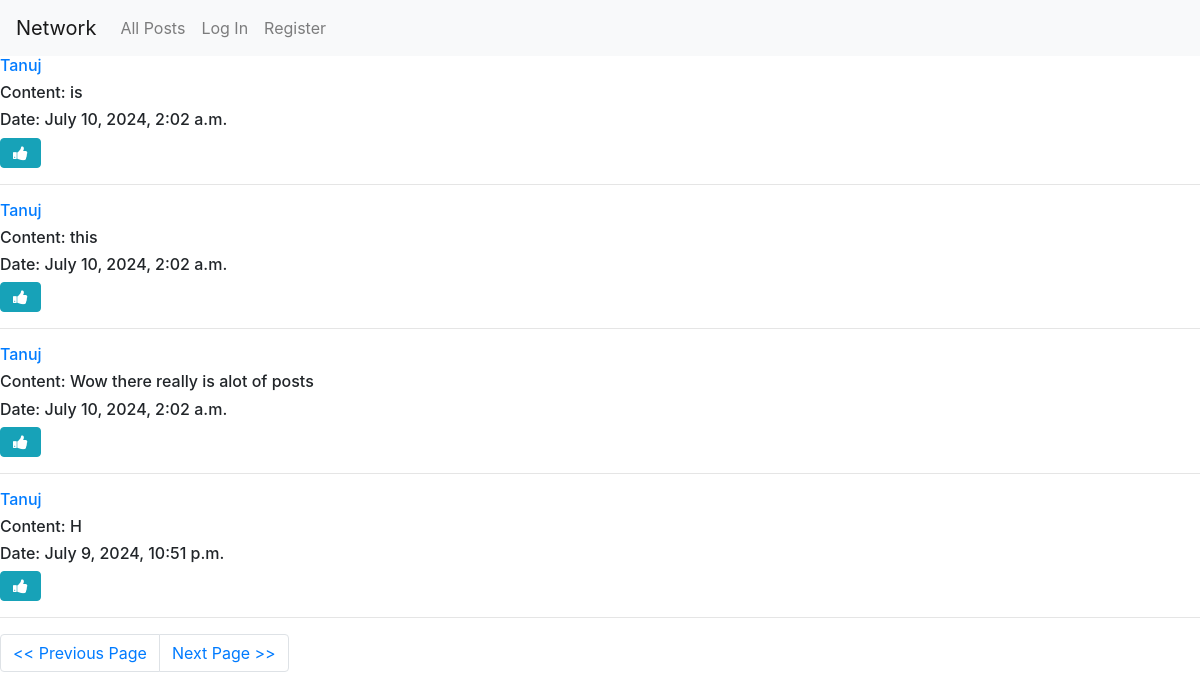
/?postindex=2, run on the app's committed database.
### network/models.py (models this page shows, shortened)
class Creatpost(models.Model):
    postcontent = models.CharField(max_length=500)
    user = models.ForeignKey(User, on_delete=models.CASCADE, related_name="authorofpost")
    datecreated = models.DateTimeField(auto_now_add=True)

class User(AbstractUser):
    pass

### network/views.py (the view)
# urls.py: path("", views.index, name="index"),
def index(request):
    totalposts = Creatpost.objects.all().order_by("id").reverse()
    paginator = Paginator(totalposts, 4 )
    pagenum = request.GET.get('postindex')
    pagepost = paginator.get_page(pagenum)
    totallikes = Likepost.objects.all()
    wholikedpost = []
    try:
        for Likes in totallikes:
            if Likes.user.id == request.user.id:
                wholikedpost.append(Likes.post.id)
    except:
        wholikedpost = []
    return render(request, "network/index.html",{
        "totalposts" : totalposts,
        "pagepost":pagepost,
        "wholikedpost":wholikedpost
    })

### network/templates/network/index.html (shortened to what this page needs)
{% extends "network/layout.html" %}
{% block body %}
    <div>
        {% for post in pagepost %}
            <h6><a href="{% url 'viewprofile' user_id=post.user.id %}">{{ post.user }}</a></h6>
            <h6 id="content_{{ post.id }}">Content: {{ post.postcontent }}</h6>
            <h6>Date: {{ post.datecreated }}</h6>
            {% if user == post.user %}
                <button data-toggle="modal" data-target="#editmodal_{{ post.id }}">Edit Your Post</button>
                <div class="modal" id="editmodal_{{ post.id }}" aria-labelledby="editmodal_{{ post.id }}_label" aria-hidden="true" tabindex="-1">
                    <div class="modal-dialog">
                      <div class="modal-content">
                        <div class="modal-header">
                          <h5 class="modal-title">Edit Post</h5>
                          <button type="button" class="btn-close" data-bs-dismiss="modal" aria-label="Close">X</button>
                        </div>
                        <div class="modal-body">
                          <textarea rows="10" id="textarea_{{ post.id }}" class="form-control" name="Editcontent">{{ post.postcontent }}</textarea>
                        </div>
                        <div class="modal-footer">
                          <button type="button" class="btn btn-secondary" data-bs-dismiss="modal">Close</button>
                          <button type="button" class="btn btn-primary" onclick="submitHandler({{post.id}})">Save changes</button>
                        </div>
                      </div>
                    </div>
                </div>
              {% else  %}
                {% if post.id in wholikedpost  %}
                <button class="btn btn-info fa fa-thumbs-down" id="{{ post.id }}" onclick="likeHandler({{post.id}}, {{wholikedpost}})"></button>
                {% else  %}
                <button class="btn btn-info fa fa-thumbs-up" id="{{ post.id }}" onclick="likeHandler({{post.id}}, {{wholikedpost}})"></button>
                {% endif  %}
              {% endif %}
            <hr>
        {% endfor %}
    </div>
    <nav aria-label="Page navigation example">
        <ul class="pagination">
        {% if pagepost.has_previous %}
            <li class="page-item"><a class="page-link" href="?postindex={{ pagepost.previous_page_number }}">&lt;&lt; Previous Page</a></li>
        {% endif %}
        {% if pagepost.has_next %}
            <li class="page-item"><a class="page-link" href="?postindex={{ pagepost.next_page_number }}">Next Page &gt;&gt;</a></li>
        {% endif %}
        </ul>
    </nav>
{% endblock %}

### data on the page
Creatpost: user "Tanuj", postcontent "is", datecreated "July 10, 2024, 2:02 a.m."
Creatpost: user "Tanuj", postcontent "this", datecreated "July 10, 2024, 2:02 a.m."
Creatpost: user "Tanuj", postcontent "Wow there really is alot of posts", datecreated "July 10, 2024, 2:02 a.m."
Creatpost: user "Tanuj", postcontent "H", datecreated "July 9, 2024, 10:51 p.m."
